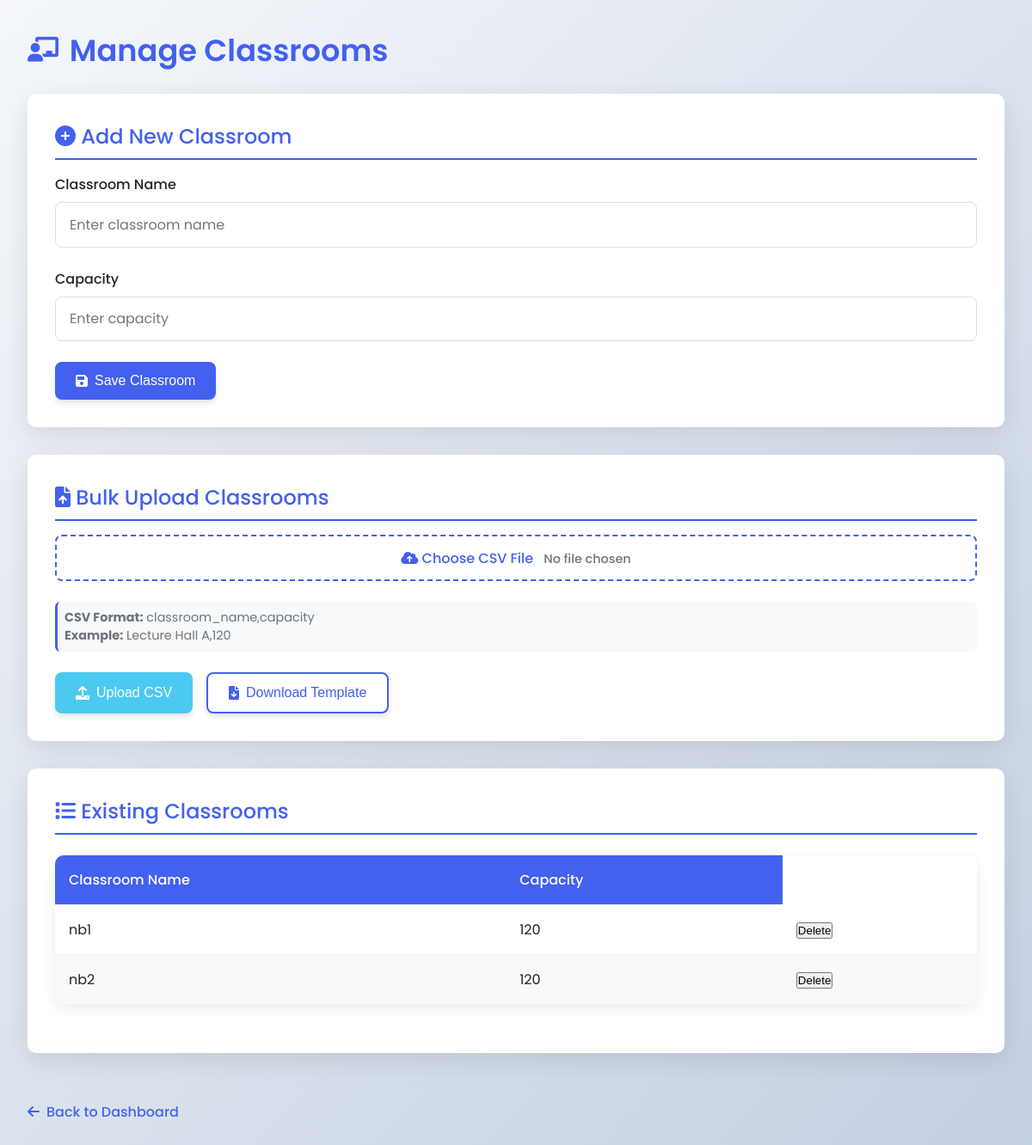
Before: /classrooms/1 with the older database file.
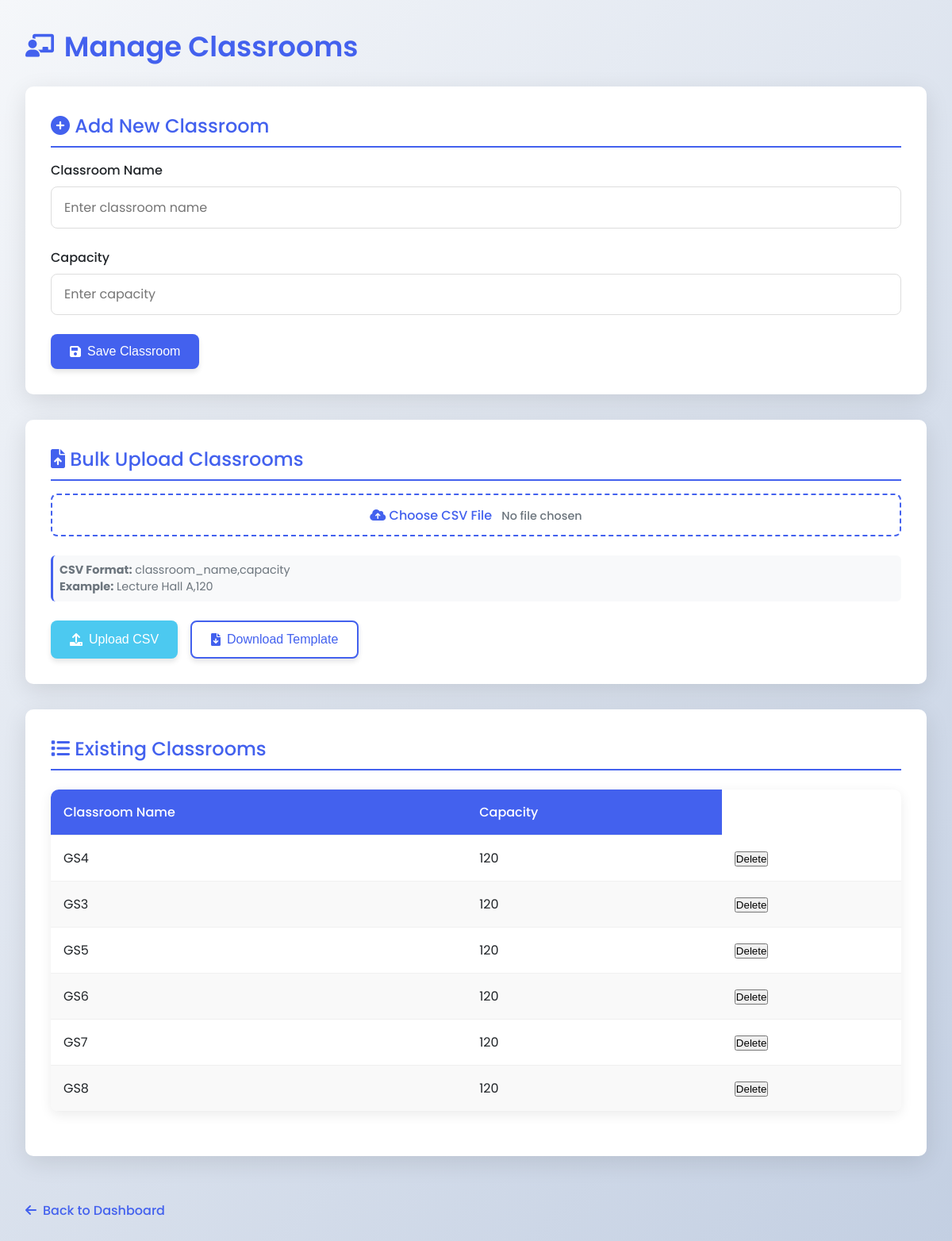
After: the same page with the newer database file.
### app.py (models this page shows)
class Classroom(db.Model):
    id = db.Column(db.Integer, primary_key=True)
    name = db.Column(db.String(50), unique=True, nullable=False)
    capacity = db.Column(db.Integer, nullable=False)
    building_id = db.Column(db.Integer, db.ForeignKey('building.id'), nullable=False)

### app.py (the view, shortened to what this page needs)
@app.route('/classrooms/<int:idd>', methods=['GET', 'POST'])
def manage_classrooms(idd):
    classrooms = Classroom.query.filter_by(building_id=idd).all()
    """print("All classrooms in database:")
    for c in classrooms:
        print(f"ID: {c.id}, Name: {c.name}, Capacity: {c.capacity}")"""
    return render_template('classrooms.html', classrooms=classrooms, idd=idd)

### templates/classrooms.html (shortened to what this page needs)
<!DOCTYPE html>
<html lang="en">
<head>
    <link rel="stylesheet" href="https://cdnjs.cloudflare.com/ajax/libs/font-awesome/6.0.0-beta3/css/all.min.css">
</head>
<body>
    <div class="container">
        <h1><i class="fas fa-chalkboard-teacher"></i> Manage Classrooms</h1>
        <div class="card">
            <h2><i class="fas fa-plus-circle"></i> Add New Classroom</h2>
            <form method="POST" enctype="multipart/form-data">
                <div class="form-group">
                    <label for="classroom_name">Classroom Name</label>
                    <input type="text" id="classroom_name" name="name" placeholder="Enter classroom name" required>
                </div>
                <div class="form-group">
                    <label for="classroom_capacity">Capacity</label>
                    <input type="number" id="classroom_capacity" name="capacity" placeholder="Enter capacity" min="1" required>
                </div>
                <div class="btn-group">
                    <button type="submit" class="btn btn-primary">
                        <i class="fas fa-save"></i> Save Classroom
                    </button>
                </div>
            </form>
        </div>
        <div class="card">
            <h2><i class="fas fa-file-upload"></i> Bulk Upload Classrooms</h2>
            <form method="POST" enctype="multipart/form-data">
                <div class="form-group">
                    <label for="file-upload" class="file-label">
                        <i class="fas fa-cloud-upload-alt"></i> Choose CSV File
                        <span id="file-chosen" class="file-name">No file chosen</span>
                    </label>
                    <div class="instructions">
                        <p><strong>CSV Format:</strong> classroom_name,capacity</p>
                        <p><strong>Example:</strong> Lecture Hall A,120</p>
                    </div>
                </div>
                <div class="btn-group">
                    <button type="submit" name="upload" value="file" class="btn btn-success">
                        <i class="fas fa-upload"></i> Upload CSV
                    </button>
                    <button type="button" onclick="downloadTemplate()" class="btn btn-secondary">
                        <i class="fas fa-file-download"></i> Download Template
                    </button>
                </div>
            </form>
        </div>
        <div class="card">
            <h2><i class="fas fa-list"></i> Existing Classrooms</h2>
            {% if classrooms %}
            <table>
                <thead>
                    <tr>
                        <th>Classroom Name</th>
                        <th>Capacity</th>
                    </tr>
                </thead>
                <tbody>
                    {% for classroom in classrooms %}
                    <tr>
                        <td>{{ classroom.name }}</td>
                        <td>{{ classroom.capacity }}</td>
                        <td>
                            <form action="{{ url_for('delete_classroom', id=classroom.id) }}" method="post" style="display:inline;">
                                <button type="submit" onclick="return confirm('Are you sure you want to delete {{ classroom.name }}?');">
                                Delete
                                </button>
                            </form>
                        </td>
                    </tr>
                    {% endfor %}
                </tbody>
            </table>
            {% else %}
            <div style="text-align: center; padding: 2rem; color: var(--gray);">
                <i class="fas fa-chalkboard" style="font-size: 2rem; margin-bottom: 1rem;"></i>
                <p>No classrooms have been added yet. Add your first classroom above.</p>
            </div>
            {% endif %}
        </div>
        <a href="{{ url_for('index') }}" class="back-link">
            <i class="fas fa-arrow-left"></i> Back to Dashboard
        </a>
    </div>
</body>
</html>

Changed rows visible on the page:
changed Classroom (number 1 of 6 on the later page): name "nb1" → "GS4"
changed Classroom (number 2 of 6 on the later page): name "nb2" → "GS3"
now on this page (row edited): Classroom: name "GS5", capacity "120"
now on this page (row edited): Classroom: name "GS6", capacity "120"
now on this page (row edited): Classroom: name "GS7", capacity "120"
now on this page (row edited): Classroom: name "GS8", capacity "120"
